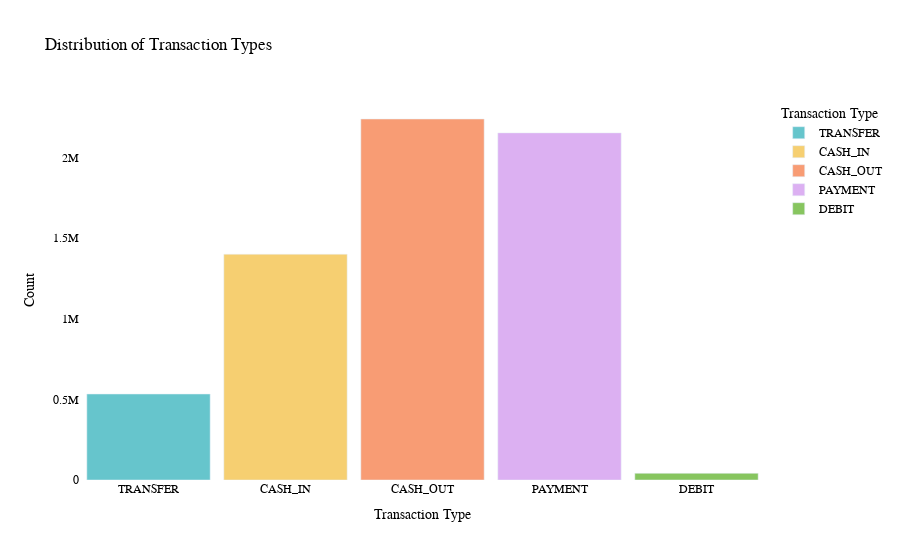

Notebook cell for this chart:
### Code cell
pandas_df = df.groupBy("type").count().toPandas()

fig = px.bar(
       pandas_df,
       x="type",  # X-axis: Transaction types
       y="count",  # Y-axis: Transaction counts
       title="Distribution of Transaction Types",  # Chart title
       labels={"type": "Transaction Type", "count": "Count"},  # Axis labels
       color="type",  # Color bars by transaction type
       color_discrete_sequence=px.colors.qualitative.Pastel,  # Use a stylish color palette
   )

   # Customize the chart appearance
fig.update_layout(
       xaxis_title="Transaction Type",  # X-axis title
       yaxis_title="Count",  # Y-axis title
       font=dict(family="Arial", size=12, color="black"),  # Font settings
       plot_bgcolor="white",  # Background color
       paper_bgcolor="white",  # Paper color
       bargap=0.1,  # Spacing between bars
   )

fig.show()

### Figure 1 — Plotly figure (JSON) as saved in the notebook; plotly's stock layout.template omitted (floating-point values rounded to 4 significant figures)
{"data": [{"alignmentgroup": "True", "hovertemplate": "Transaction Type=%{x}<br>Count=%{y}<extra></extra>", "legendgroup": "TRANSFER", "marker": {"color": "rgb(102, 197, 204)", "pattern": {"shape": ""}}, "name": "TRANSFER", "offsetgroup": "TRANSFER", "orientation": "v", "showlegend": true, "textposition": "auto", "type": "bar", "x": ["TRANSFER"], "xaxis": "x", "y": [532909], "yaxis": "y"}, {"alignmentgroup": "True", "hovertemplate": "Transaction Type=%{x}<br>Count=%{y}<extra></extra>", "legendgroup": "CASH_IN", "marker": {"color": "rgb(246, 207, 113)", "pattern": {"shape": ""}}, "name": "CASH_IN", "offsetgroup": "CASH_IN", "orientation": "v", "showlegend": true, "textposition": "auto", "type": "bar", "x": ["CASH_IN"], "xaxis": "x", "y": [1399284], "yaxis": "y"}, {"alignmentgroup": "True", "hovertemplate": "Transaction Type=%{x}<br>Count=%{y}<extra></extra>", "legendgroup": "CASH_OUT", "marker": {"color": "rgb(248, 156, 116)", "pattern": {"shape": ""}}, "name": "CASH_OUT", "offsetgroup": "CASH_OUT", "orientation": "v", "showlegend": true, "textposition": "auto", "type": "bar", "x": ["CASH_OUT"], "xaxis": "x", "y": [2237500], "yaxis": "y"}, {"alignmentgroup": "True", "hovertemplate": "Transaction Type=%{x}<br>Count=%{y}<extra></extra>", "legendgroup": "PAYMENT", "marker": {"color": "rgb(220, 176, 242)", "pattern": {"shape": ""}}, "name": "PAYMENT", "offsetgroup": "PAYMENT", "orientation": "v", "showlegend": true, "textposition": "auto", "type": "bar", "x": ["PAYMENT"], "xaxis": "x", "y": [2151495], "yaxis": "y"}, {"alignmentgroup": "True", "hovertemplate": "Transaction Type=%{x}<br>Count=%{y}<extra></extra>", "legendgroup": "DEBIT", "marker": {"color": "rgb(135, 197, 95)", "pattern": {"shape": ""}}, "name": "DEBIT", "offsetgroup": "DEBIT", "orientation": "v", "showlegend": true, "textposition": "auto", "type": "bar", "x": ["DEBIT"], "xaxis": "x", "y": [41432], "yaxis": "y"}], "layout": {"bargap": 0.1, "barmode": "relative", "font": {"color": "black", "family": "Arial", "size": 12}, "legend": {"title": {"text": "Transaction Type"}, "tracegroupgap": 0}, "paper_bgcolor": "white", "plot_bgcolor": "white", "title": {"text": "Distribution of Transaction Types"}, "xaxis": {"anchor": "y", "categoryarray": ["TRANSFER", "CASH_IN", "CASH_OUT", "PAYMENT", "DEBIT"], "categoryorder": "array", "domain": [0, 1], "title": {"text": "Transaction Type"}}, "yaxis": {"anchor": "x", "domain": [0, 1], "title": {"text": "Count"}}}}
